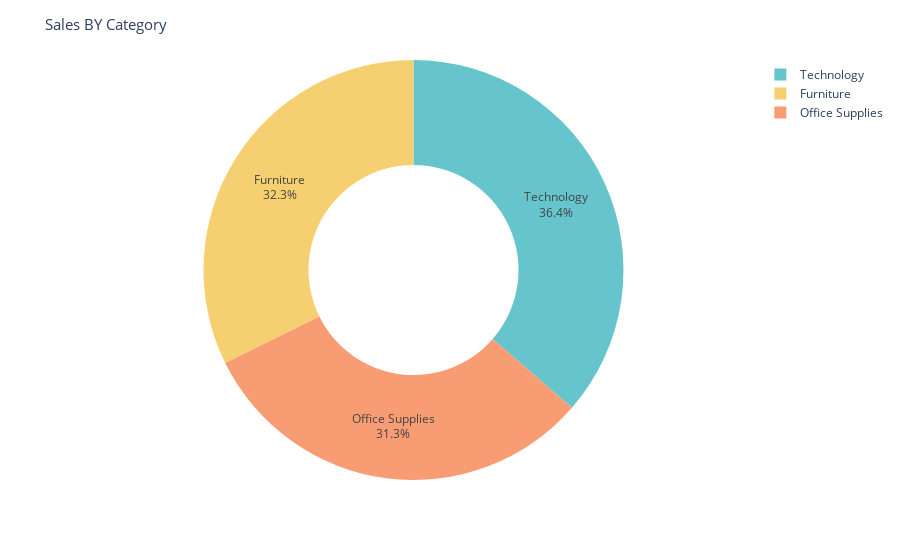

Write notebook code for a chart like this one.
### Code cell
fig =fig = px.pie(Sales_by_Category,
              values='Sales',
             names='Category',
             hole= 0.5,
             color_discrete_sequence= px.colors.qualitative.Pastel)

fig.update_traces(textposition='inside',textinfo='percent+label')
fig.update_layout(title_text='Sales BY Category',title_font=dict(size=15))

fig.show()

### Figure 1 — Plotly figure (JSON) as saved in the notebook; plotly's stock layout.template omitted (floating-point values rounded to 4 significant figures)
{"data": [{"domain": {"x": [0, 1], "y": [0, 1]}, "hole": 0.5, "hovertemplate": "Category=%{label}<br>Sales=%{value}<extra></extra>", "labels": ["Furniture", "Office Supplies", "Technology"], "legendgroup": "", "name": "", "showlegend": true, "textinfo": "percent+label", "textposition": "inside", "type": "pie", "values": [742000.0, 719000.0, 836200.0]}], "layout": {"legend": {"tracegroupgap": 0}, "margin": {"t": 60}, "piecolorway": ["rgb(102, 197, 204)", "rgb(246, 207, 113)", "rgb(248, 156, 116)", "rgb(220, 176, 242)", "rgb(135, 197, 95)", "rgb(158, 185, 243)", "rgb(254, 136, 177)", "rgb(201, 219, 116)", "rgb(139, 224, 164)", "rgb(180, 151, 231)", "rgb(179, 179, 179)"], "title": {"font": {"size": 15}, "text": "Sales BY Category"}}}
